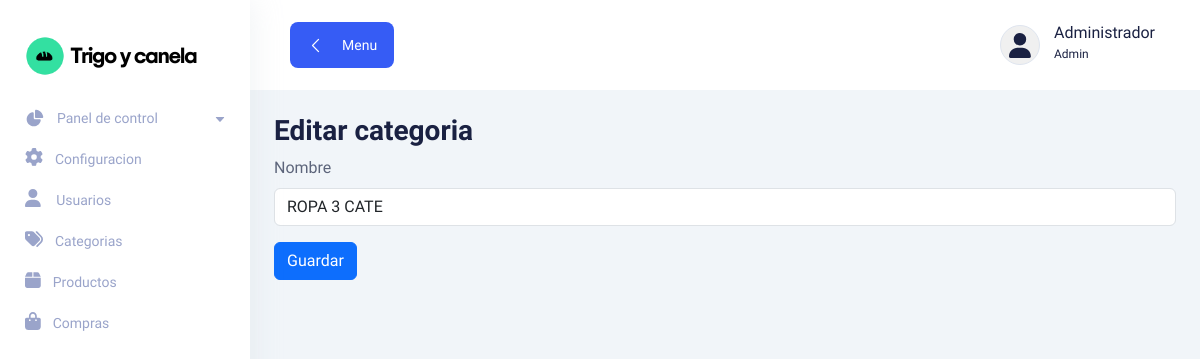
Page /admin/categorias/edita.php?id=3 (signed in) on the earlier database version.
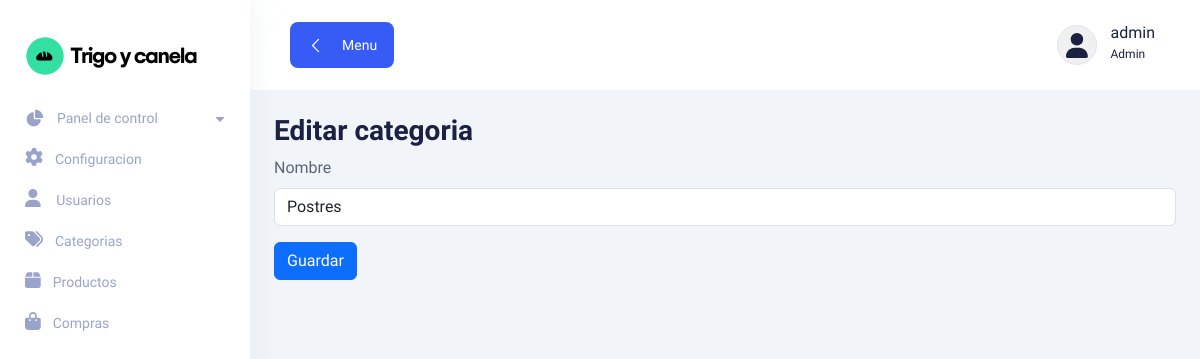
Same page on the later database version.
### tables this page shows
CREATE TABLE `categorias` (
  `id` int NOT NULL,
  `nombre` varchar(200) NOT NULL,
  `activo` int NOT NULL DEFAULT '1'
);

### admin/categorias/edita.php (the view, shortened to what the changed rows need)
<?php
require_once '../header.php';
$db = new DataBase();
$con = $db->conectar();
$id = $_GET['id'];
$sql = $con->prepare("SELECT id, nombre FROM categorias WHERE id = ? LIMIT 1");
$sql->execute([$id]);
$categoria = $sql->fetch(PDO::FETCH_ASSOC);
?>
<main>
    <div class="container-fluid px-4">
        <h2 class="mt-4">Editar categoria</h2>
        <form action="actualiza.php" method="post" autocomplete="off">
            <div class="mb-3">
                <label for="nombre" class="form-label mt-2">Nombre</label>
                <input type="text" class="form-control" name="nombre" id="nombre" value="<?php echo
                $categoria['nombre'];?>" required autofocus/>
            </div>
        </form>
    </div>
</main>
<?php
require_once '../layaouts/Footer.php';
?>

### admin/header.php (shortened to what the changed rows need)
<!DOCTYPE html>
<html lang="en">
  <head>
    <link rel="stylesheet" href="<?php echo ADMIN_URL; ?>css/bootstrap.min.css" />
    <link rel="stylesheet" href="<?php echo ADMIN_URL; ?>css/lineicons.css" rel="stylesheet" type="text/css" />
    <link rel="stylesheet" href="<?php echo ADMIN_URL; ?>css/materialdesignicons.min.css" rel="stylesheet" type="text/css" />
    <link rel="stylesheet" href="<?php echo ADMIN_URL; ?>css/fullcalendar.css" />
    <link rel="stylesheet" href="<?php echo ADMIN_URL; ?>css/main.css" />
    <link rel="stylesheet" href="<?php echo ADMIN_URL; ?>css/inicio.admin.css" />
    <link href="https://cdn.jsdelivr.net/npm/simple-datatables@7.1.2/dist/style.min.css" rel="stylesheet" />
  </head>
  <body>
    <main class="main-wrapper">
      <header class="header">
        <div class="container-fluid">
          <div class="row">
            <div class="col-lg-7 col-md-7 col-6">
              <div class="header-right">
                <div class="profile-box ml-15">
                  <button class="dropdown-toggle bg-transparent border-0" type="button" id="profile"
                    data-bs-toggle="dropdown" aria-expanded="false">
                    <div class="profile-info">
                      <div class="info">
                        <div>
                          <h6 class="fw-500"><?php echo $_SESSION['user_name'];?></h6>
                          <p>Admin</p>
                        </div>
                      </div>
                    </div>
                  </button>
                </div>
              </div>
            </div>
          </div>
        </div>
      </header>

Differences in the rows shown:
changed categorias: nombre "ROPA 3 CATE" → "Postres"
Other differences:
$_SESSION['user_name']: "Administrador" → "admin"
